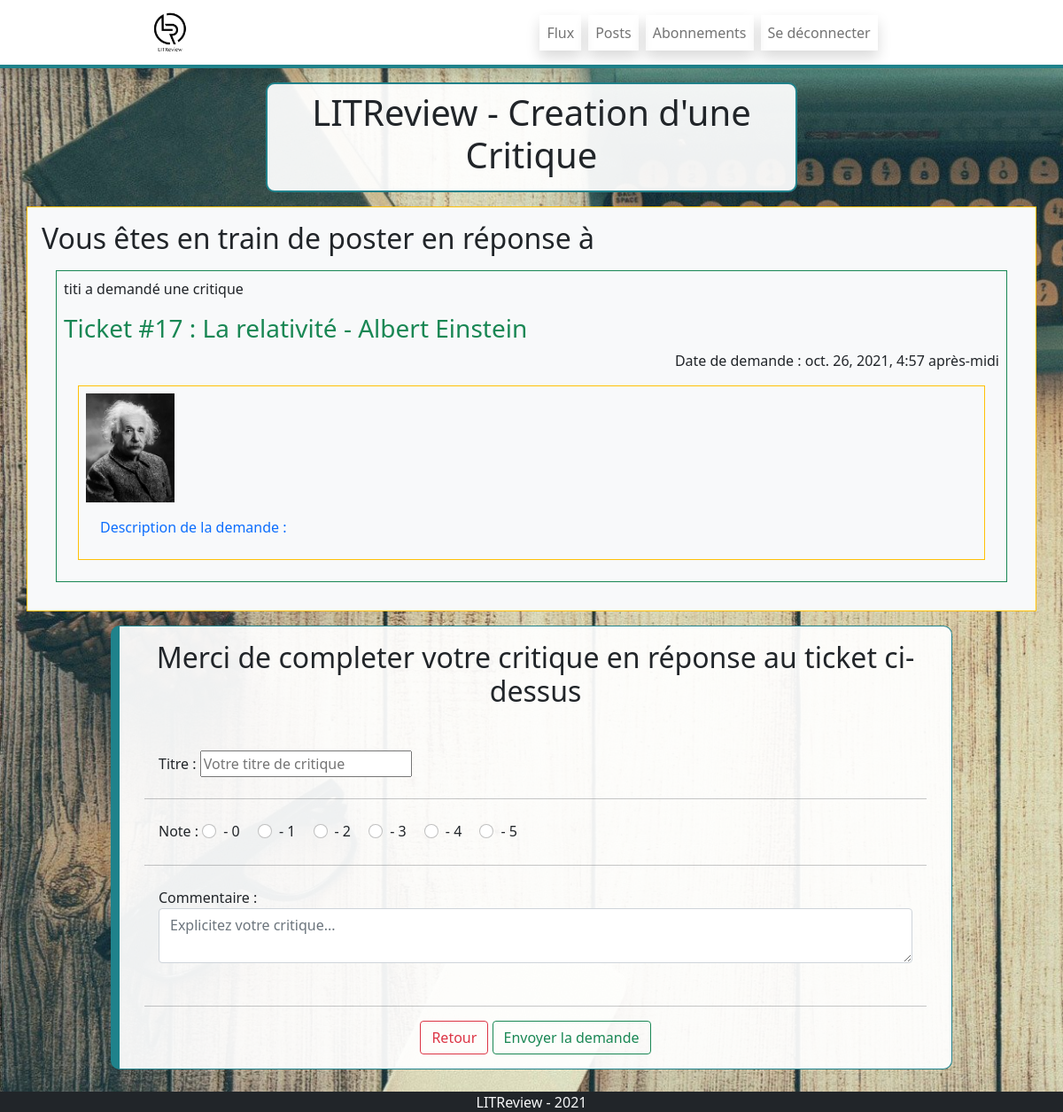
Page /create_new_review_for_ticket/17/ (signed in) on the earlier database version.
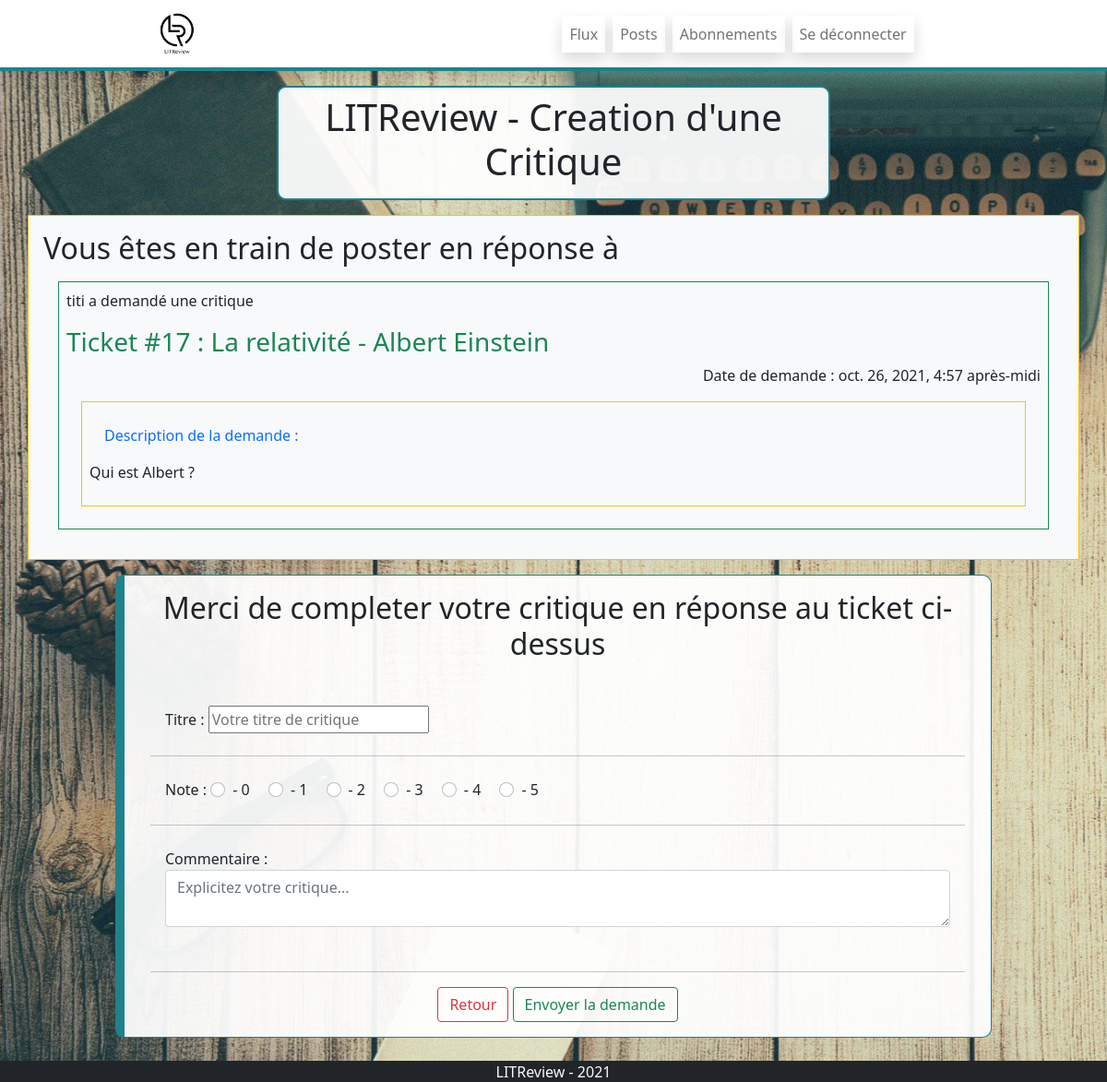
Same page on the later database version.
### review/models.py (models this page shows, shortened)
class Ticket(models.Model):
    title = models.CharField(max_length=128, null=True,
                             blank=True, verbose_name="Titre du Ticket")
    description = models.TextField(max_length=2048, blank=True, null=True)
    user = models.ForeignKey(
        to=settings.AUTH_USER_MODEL, on_delete=models.CASCADE, blank=True, null=True)
    image = models.ImageField(null=True)
    time_created = models.DateTimeField(
        default=timezone.now)
    IMAGE_MAX_SIZE = (300, 300)

### authentication/models.py (models this page shows, shortened)
class User(AbstractUser):
    profile_photo = models.ImageField(
        verbose_name='Photo de profil', null=True)
    IMAGE_MAX_SIZE = (300, 300)

### review/views.py (the view, shortened to what this page needs)
# urls.py: path('create_new_review_for_ticket/<int:number_ticket>/',
@login_required
def create_new_review_for_ticket(request, number_ticket):
    tickets = models.Ticket.objects.filter(id=number_ticket)
    form = forms.ReviewForm()
    context = {'form': form, "tickets": tickets}
    return render(request, 'review/create_new_review.html', context)

### review/forms.py
class ReviewForm(forms.ModelForm):
    headline = forms.CharField(label="Titre de la critique", widget=forms.TextInput(
        {"class": "form-control", "placeholder": "Mettez le titre de votre critique"}))
    rating = forms.CharField(label="Votre note", widget=forms.NumberInput(
        {"class": "form-check", "min": "0", "max": "5", "step": "1"}))
    body = forms.CharField(label="Votre critique", widget=forms.Textarea(
        {"class": "form-control", "placeholder": "Mettez le détails de votre critique"}))
    class Meta:
        model = models_review.Review
        fields = ["headline", 'rating', 'body']

### review/templates/review/create_new_review.html (shortened to what the changed rows need)
{% extends '_base.html' %} {% load static %}
{% block main_content %}
<div class="container col-12 col-md-9 col-lg-6 p-2 borderTitle">
  <div class="row">
    <div class="text-center">
      <h1>LITReview - Creation d'une Critique</h1>
    </div>
  </div>
</div>
<div class="container mb-5">
  <div class="row d-flex flex-row justify-content-center">
    <div class="m-3 p-3 bg-light border border-warning">
      <h2>Vous êtes en train de poster en réponse à</h2>
      <div class="m-3 p-2 bg-light border border-success">
        {% for ticket in tickets %}
        <div>
          <p>{{ticket.user}} a demandé une critique</p>
          <h3 class="text-success">
            Ticket #{{ ticket.id }} : {{ ticket.title }}
          </h3>
          <p class="text-end">Date de demande : {{ticket.time_created}}</p>
          <div class="border border-warning p-2 m-3">
            {% if ticket.image %}
            <img src="{{ ticket.image.url }}" width="100px" />
            {% endif %}
            <p class="text-primary m-3">Description de la demande :</p>
            <p>{{ ticket.description }}</p>
          </div>
        </div>
        {% endfor %}
      </div>
    </div>
    <div class="col-12 col-md-10 borderLeft">
      <h2 class="text-center m-3">
        Merci de completer votre critique en réponse au ticket ci-dessus
      </h2>
    </div>
  </div>
</div>
{% endblock main_content %}

Differences in the rows shown:
changed Ticket "La relativité - Albert Einstein": description (not shown) → "Qui est Albert ?"; image: picture removed
